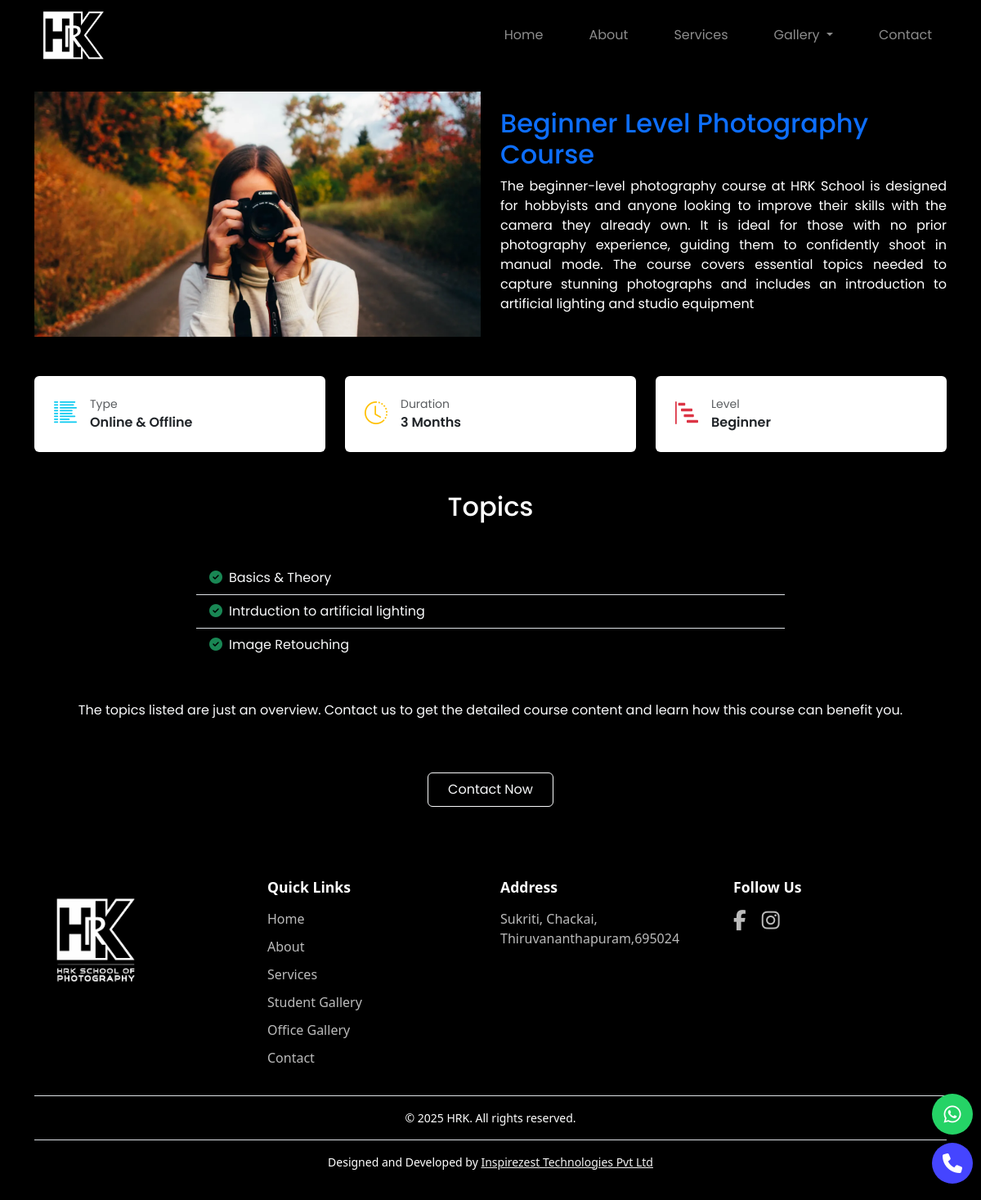
Page /services/2/ on the committed database.
### app/models.py (models this page shows, shortened)
class Service(models.Model):
    title = models.CharField(max_length=100)
    description = models.TextField()
    image = models.ImageField(upload_to='services/')
    fees=models.CharField(max_length=100)
    type = models.CharField(max_length=50)
    duration = models.CharField(max_length=100)
    level = models.CharField(max_length=50)
    created_at = models.DateTimeField(auto_now_add=True)
    topic1=models.CharField(max_length=100, blank=True, null=True)
    topic2=models.CharField(max_length=100, blank=True, null=True)
    topic3=models.CharField(max_length=100, blank=True, null=True)
    topic4=models.CharField(max_length=100, blank=True, null=True)
    topic5=models.CharField(max_length=100, blank=True, null=True)
    topic6=models.CharField(max_length=100, blank=True, null=True)
    topic7=models.CharField(max_length=100, blank=True, null=True)
    topic8=models.CharField(max_length=100, blank=True, null=True)
    topic9=models.CharField(max_length=100, blank=True, null=True)
    topic10=models.CharField(max_length=100, blank=True, null=True)

### app/views.py (the view)
# urls.py: path('services/<int:id>/', views.Service_details, name='service_details'),
def Service_details(request,id):
    service=Service.objects.get(id=id)
    context = {
        'service': service
    }
    return render(request, 'service_details.html',context)

### app/templates/service_details.html (shortened to what this page needs)
{% extends 'base.html' %}
{% load static %}
{% block content %}
<section class="py-5 bg-black mt-5">
    <div class="container mt-3">
        <div class="row align-items-center mb-5">
            <div class="col-md-6">
                <img src="{{ service.image.url }}" style="width: 100%; height: 300px; object-fit: cover;">
            </div>
            <div class="col-md-6">
                <h2 class="text-primary mt-2">{{ service.title }}</h2>
                <p class="text-white" style="text-align: justify;">{{ service.description }}</p>
            </div>
        </div>
        <div class="row row-cols-1 row-cols-md-2 row-cols-lg-3 g-4">
            <div class="col">
                <div class="d-flex align-items-center bg-white shadow-sm rounded p-4 h-100">
                    <i class="bi bi-list-columns-reverse fs-3 text-info me-3"></i>
                    <div>
                        <div class="small text-muted">Type</div>
                        <div class="fw-semibold">{{ service.type }}</div>
                    </div>
                </div>
            </div>
            <div class="col">
                <div class="d-flex align-items-center bg-white shadow-sm rounded p-4 h-100">
                    <i class="bi bi-clock-history fs-3 text-warning me-3"></i>
                    <div>
                        <div class="small text-muted">Duration</div>
                        <div class="fw-semibold">{{ service.duration }}</div>
                    </div>
                </div>
            </div>
            <div class="col">
                <div class="d-flex align-items-center bg-white shadow-sm rounded p-4 h-100">
                    <i class="bi bi-bar-chart-steps fs-3 text-danger me-3"></i>
                    <div>
                        <div class="small text-muted">Level</div>
                        <div class="fw-semibold">{{ service.level }}</div>
                    </div>
                </div>
            </div>
        </div>
        <h2 class="text-white text-center my-5">Topics</h2>
        <div class="container">
            <div class="row justify-content-center">
                <div class="col-lg-8">
                    <ul class="list-group list-group-flush bg-transparent">
                        {% if service.topic1 %}<li class="list-group-item bg-transparent text-light"><i
                                class="fas fa-check-circle text-success me-2"></i>{{ service.topic1 }}</li>{% endif %}
                        {% if service.topic2 %}<li class="list-group-item bg-transparent text-light"><i
                                class="fas fa-check-circle text-success me-2"></i>{{ service.topic2 }}</li>{% endif %}
                        {% if service.topic3 %}<li class="list-group-item bg-transparent text-light"><i
                                class="fas fa-check-circle text-success me-2"></i>{{ service.topic3 }}</li>{% endif %}
                    </ul>
                </div>
                <p class="text-light d-flex justify-content-center mt-5" style="text-align: justify;">The topics listed are just an overview. Contact us to get the detailed course content and learn how this
            course can benefit you.</p>
            </div>
        </div>
        <div class="mt-5 text-center">
            <a href="tel:+918075918884" class="btn btn-outline-light px-4 py-2">Contact Now</a>
        </div>
    </div>
</section>
{% endblock %}

### app/templates/base.html (style rules this page uses)
body { font-family: 'Poppins', sans-serif; }

### rows in the picture
Service: image (picture), title "Beginner Level Photography Course", description "The beginner-level photography course at HRK School is designed for hobbyists and anyone looking to improve their skills with the camera they already own. It is ideal for those with no prior photography experience, guiding them to confidently shoot in manual mode. The course covers essential topics needed to capture stunning photographs and includes an introduction to artificial lighting and studio equipment", type "Online & Offline", duration "3 Months", level "Beginner", topic1 "Basics & Theory", topic2 "Intrduction to artificial lighting", topic3 "Image Retouching"
